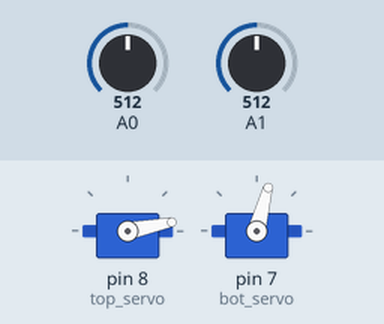
A sketch run on a simulated Arduino Uno, built with avr-gcc and run on an emulated ATmega328P. Parts: 2 × servo. The inputs (shaded band) are chosen by the test bench; at power-on: A0 = 512, A1 = 512. What the sketch prints to the serial monitor is not drawn.

Above: at 0.05 s.
At 7.95 s:
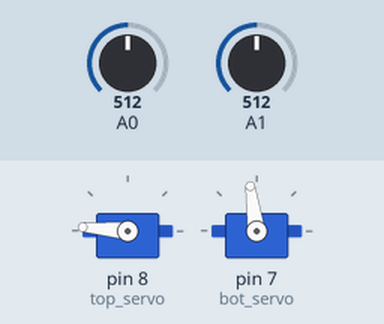
At 15.85 s:
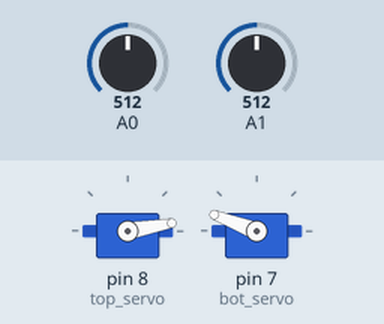
At 21.55 s:
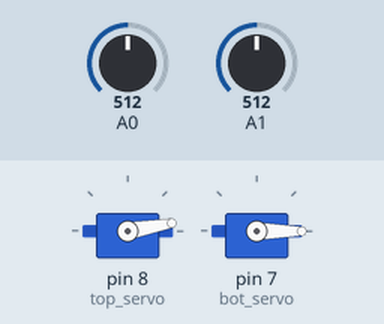
Timing chart, 0 to 28.1 s (numbered marks = the images above):
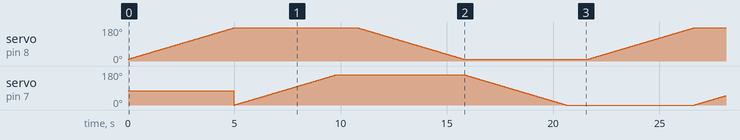

The sketch:

Servo_test.ino
```cpp
#include <Servo.h>
#include <Arduino.h>

Servo top_servo;
Servo bot_servo;

int top_pos = 90;
int bot_pos = 75;

int period = 30;
int interval = 1000;
unsigned long time_now = 0;

void delay_millis() {
  time_now = millis();
  while(millis() < time_now + interval) {}
}

void write_servo_top(int pos_start, int pos_end){
  int pos;
  int top_feedback = analogRead(A1);
  if (pos_end > pos_start) {
    for (pos = pos_start; pos <= pos_end; pos += 1) {
    time_now = millis();
    top_servo.write(pos);
    while(millis() < time_now + period) {}
    Serial.print("top");
    Serial.println(top_feedback);
    }
  }
  else {
    for (pos = pos_start; pos >= pos_end; pos -= 1) {
    time_now = millis();
    top_servo.write(pos);
    while(millis() < time_now + period) {}
    Serial.print("top");
    Serial.println(top_feedback);
    }
  }
}

void write_servo_bot(int pos_start, int pos_end){
  int pos;
  int top_feedback = analogRead(A0);
  int bot_feedback = analogRead(A1);
  if (pos_end > pos_start) {
    for (pos = pos_start; pos <= pos_end; pos += 1) {
    time_now = millis();
    bot_servo.write(pos);
    while(millis() < time_now + period) {}
    Serial.print("bot");
    Serial.println(bot_feedback);
    }
  }
  else {
    for (pos = pos_start; pos >= pos_end; pos -= 1) {
    time_now = millis();
    bot_servo.write(pos);
    while(millis() < time_now + period) {}
    Serial.print("bot");
    Serial.println(bot_feedback);
    }
  }
}

void setup() {
  top_servo.attach(8);
  bot_servo.attach(7);
  Serial.begin(9600);
  top_servo.write(top_pos);
  bot_servo.write(bot_pos);
}

void loop() {
  write_servo_top(10, 175);
  write_servo_bot(0, 160);
  delay_millis();
  write_servo_top(175, 10);
  write_servo_bot(160, 0);
  delay_millis();
}
```
